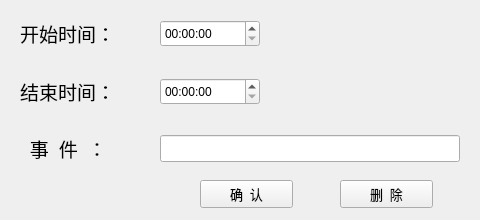
<?xml version="1.0" encoding="UTF-8"?>
<ui version="4.0">
 <class>AffairEditor</class>
 <widget class="QWidget" name="AffairEditor">
  <property name="geometry">
   <rect>
    <x>0</x>
    <y>0</y>
    <width>480</width>
    <height>220</height>
   </rect>
  </property>
  <property name="windowTitle">
   <string>Form</string>
  </property>
  <widget class="QPushButton" name="confirmButton">
   <property name="geometry">
    <rect>
     <x>200</x>
     <y>180</y>
     <width>93</width>
     <height>28</height>
    </rect>
   </property>
   <property name="font">
    <font>
     <family>华光淡古印_CNKI</family>
     <pointsize>10</pointsize>
    </font>
   </property>
   <property name="cursor">
    <cursorShape>PointingHandCursor</cursorShape>
   </property>
   <property name="text">
    <string>确  认</string>
   </property>
  </widget>
  <widget class="QLineEdit" name="LineEdit">
   <property name="geometry">
    <rect>
     <x>160</x>
     <y>135</y>
     <width>300</width>
     <height>27</height>
    </rect>
   </property>
  </widget>
  <widget class="QLabel" name="affairLabel">
   <property name="geometry">
    <rect>
     <x>20</x>
     <y>135</y>
     <width>115</width>
     <height>27</height>
    </rect>
   </property>
   <property name="font">
    <font>
     <family>华光淡古印_CNKI</family>
     <pointsize>14</pointsize>
    </font>
   </property>
   <property name="text">
    <string>  事  件  ：</string>
   </property>
  </widget>
  <widget class="QTimeEdit" name="startTime">
   <property name="geometry">
    <rect>
     <x>160</x>
     <y>20</y>
     <width>100</width>
     <height>27</height>
    </rect>
   </property>
  </widget>
  <widget class="QLabel" name="startLabel">
   <property name="geometry">
    <rect>
     <x>20</x>
     <y>20</y>
     <width>115</width>
     <height>27</height>
    </rect>
   </property>
   <property name="font">
    <font>
     <family>华光淡古印_CNKI</family>
     <pointsize>14</pointsize>
    </font>
   </property>
   <property name="text">
    <string>开始时间：</string>
   </property>
  </widget>
  <widget class="QTimeEdit" name="endTime">
   <property name="geometry">
    <rect>
     <x>160</x>
     <y>78</y>
     <width>100</width>
     <height>27</height>
    </rect>
   </property>
  </widget>
  <widget class="QLabel" name="endLabel">
   <property name="geometry">
    <rect>
     <x>20</x>
     <y>78</y>
     <width>115</width>
     <height>27</height>
    </rect>
   </property>
   <property name="font">
    <font>
     <family>华光淡古印_CNKI</family>
     <pointsize>14</pointsize>
    </font>
   </property>
   <property name="text">
    <string>结束时间：</string>
   </property>
  </widget>
  <widget class="QPushButton" name="deleteButton">
   <property name="geometry">
    <rect>
     <x>340</x>
     <y>180</y>
     <width>93</width>
     <height>28</height>
    </rect>
   </property>
   <property name="font">
    <font>
     <family>华光淡古印_CNKI</family>
     <pointsize>10</pointsize>
    </font>
   </property>
   <property name="cursor">
    <cursorShape>PointingHandCursor</cursorShape>
   </property>
   <property name="text">
    <string>删  除</string>
   </property>
  </widget>
 </widget>
 <resources/>
 <connections/>
</ui>
